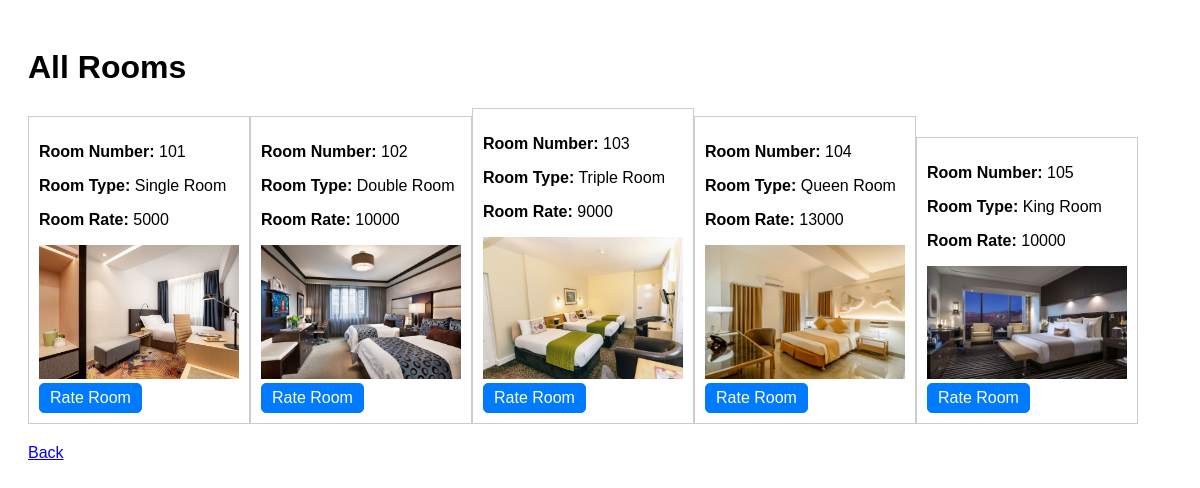
The app's page /rate.php with its own data.
### tables this page shows
CREATE TABLE `rooms` (
  `id` int(11) NOT NULL,
  `room_number` varchar(255) DEFAULT NULL,
  `roomtype_id` int(11) DEFAULT NULL,
  `roomrate` int(11) DEFAULT NULL,
  `roomstatus_id` int(11) DEFAULT NULL,
  `image_path` varchar(255) NOT NULL
);

CREATE TABLE `roomtype` (
  `id` int(11) NOT NULL,
  `name` varchar(255) DEFAULT NULL
);

### rate.php (the view, shortened to what this page needs)
<!DOCTYPE html>
<html>
<head>
</head>
<body>
<h1>All Rooms</h1>
<?php
require('config.php');
$query = "SELECT rooms.id, rooms.room_number, roomtype.name AS room_type, rooms.roomrate, rooms.image_path
          FROM rooms
          INNER JOIN roomtype ON rooms.roomtype_id = roomtype.id";
$result = mysqli_query($conn, $query);
if ($result) {
    if (mysqli_num_rows($result) > 0) {
        while ($row = mysqli_fetch_assoc($result)) {
            echo '<div class="room-box">';
            echo '<p><strong>Room Number:</strong> ' . $row['room_number'] . '</p>';
            echo '<p><strong>Room Type:</strong> ' . $row['room_type'] . '</p>';
            echo '<p><strong>Room Rate:</strong> ' . $row['roomrate'] . '</p>';
            echo '<img src="' . $row['image_path'] . '" alt="Room Image" class="room-image"><br>';
            echo '<a href="rateroom.php?id=' . $row['id'] . '" class="rate-button">Rate Room</a>';
            echo '</div>';
        }
    } else {
        echo 'No rooms found.';
    }
} else {
    echo 'Error: ' . $query . '<br>' . mysqli_error($conn);
}
?>
<form>
	<a href="home.php">Back</a>
</form>
</body>
</html>

### rate.php (style rules this page uses)
body { font-family: Arial, sans-serif; padding: 20px; }
.room-box { border: 1px solid #ccc; padding: 10px; margin-bottom: 20px; display: inline-block; }
.room-image { max-width: 200px; max-height: 200px; }
.rate-button { display: inline-block; padding: 5px 10px; text-decoration: none; color: #fff; background-color: #007BFF; border: 1px solid #007BFF; border-radius: 5px; cursor: pointer; }

### records on screen
rooms: room_number "101", roomtype.name "Single Room", roomrate "5000", image_path (picture)
rooms: room_number "102", roomtype.name "Double Room", roomrate "10000", image_path (picture)
rooms: room_number "103", roomtype.name "Triple Room", roomrate "9000", image_path (picture)
rooms: room_number "104", roomtype.name "Queen Room", roomrate "13000", image_path (picture)
rooms: room_number "105", roomtype.name "King Room", roomrate "10000", image_path (picture)
